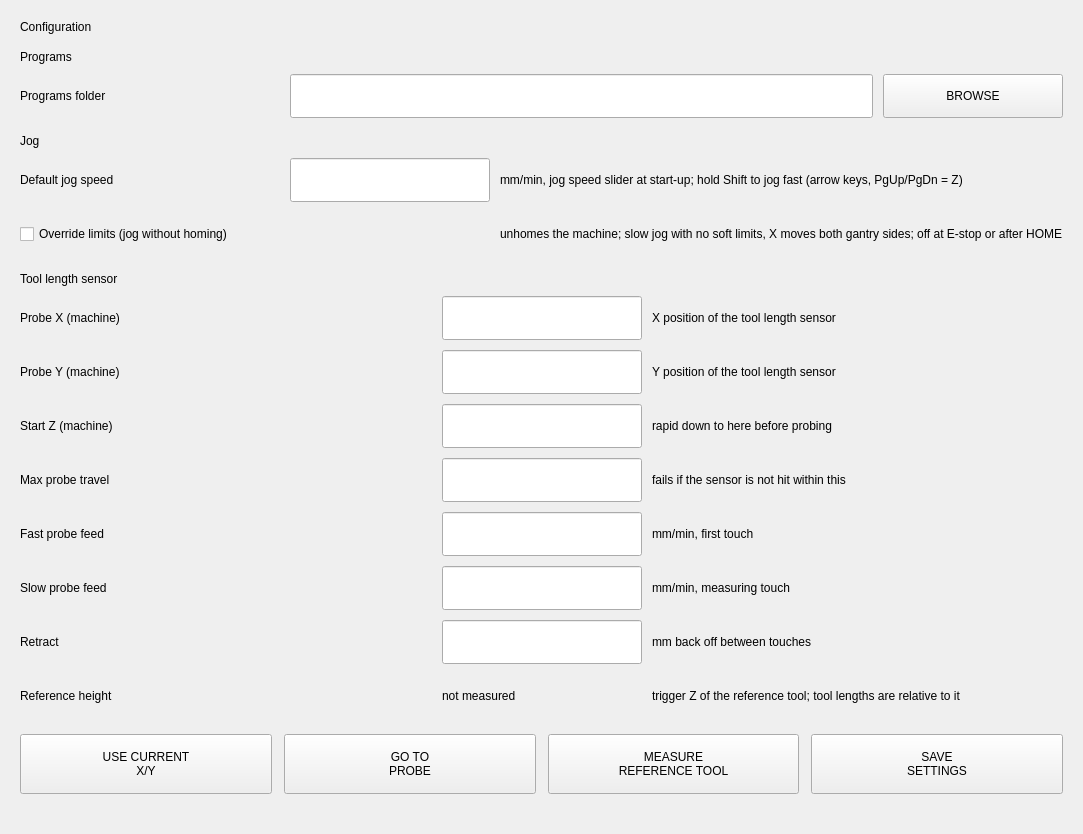
                <widget class="QWidget" name="page_config">
                  <layout class="QVBoxLayout" name="lay_page_cfg">
                    <property name="spacing">
                      <number>16</number>
                    </property>
                    <property name="leftMargin">
                      <number>20</number>
                    </property>
                    <property name="topMargin">
                      <number>20</number>
                    </property>
                    <property name="rightMargin">
                      <number>20</number>
                    </property>
                    <property name="bottomMargin">
                      <number>20</number>
                    </property>
                    <item>
                      <widget class="QLabel" name="lbl_cfg_title">
                        <property name="text">
                          <string>Configuration</string>
                        </property>
                      </widget>
                    </item>
                    <item>
                      <layout class="QGridLayout" name="grid_cfg_programs">
                        <property name="spacing">
                          <number>10</number>
                        </property>
                        <property name="leftMargin">
                          <number>0</number>
                        </property>
                        <property name="topMargin">
                          <number>0</number>
                        </property>
                        <property name="rightMargin">
                          <number>0</number>
                        </property>
                        <property name="bottomMargin">
                          <number>0</number>
                        </property>
                        <item row="0" column="0" rowspan="1" colspan="3">
                          <widget class="QLabel" name="hdr_cfg_programs">
                            <property name="text">
                              <string>Programs</string>
                            </property>
                          </widget>
                        </item>
                        <item row="1" column="0">
                          <widget class="QLabel" name="lbl_cfg_program_dir">
                            <property name="minimumSize">
                              <size>
                                <width>260</width>
                                <height>44</height>
                              </size>
                            </property>
                            <property name="text">
                              <string>Programs folder</string>
                            </property>
                          </widget>
                        </item>
                        <item row="1" column="1">
                          <widget class="QLineEdit" name="cfg_program_dir">
                            <property name="minimumSize">
                              <size>
                                <width>0</width>
                                <height>44</height>
                              </size>
                            </property>
                            <property name="maximumSize">
                              <size>
                                <width>16777215</width>
                                <height>44</height>
                              </size>
                            </property>
                          </widget>
                        </item>
                        <item row="1" column="2">
                          <widget class="QPushButton" name="btn_cfg_browse_dir">
                            <property name="minimumSize">
                              <size>
                                <width>180</width>
                                <height>44</height>
                              </size>
                            </property>
                            <property name="maximumSize">
                              <size>
                                <width>180</width>
                                <height>44</height>
                              </size>
                            </property>
                            <property name="text">
                              <string>BROWSE</string>
                            </property>
                          </widget>
                        </item>
                      </layout>
                    </item>
                    <item>
                      <layout class="QGridLayout" name="grid_cfg_jog">
                        <property name="spacing">
                          <number>10</number>
                        </property>
                        <property name="leftMargin">
                          <number>0</number>
                        </property>
                        <property name="topMargin">
                          <number>0</number>
                        </property>
                        <property name="rightMargin">
                          <number>0</number>
                        </property>
                        <property name="bottomMargin">
                          <number>0</number>
                        </property>
                        <item row="0" column="0" rowspan="1" colspan="3">
                          <widget class="QLabel" name="hdr_cfg_jog">
                            <property name="text">
                              <string>Jog</string>
                            </property>
                          </widget>
                        </item>
                        <item row="1" column="0">
                          <widget class="QLabel" name="lbl_cfg_jog_default">
                            <property name="minimumSize">
                              <size>
                                <width>260</width>
                                <height>44</height>
                              </size>
                            </property>
                            <property name="text">
                              <string>Default jog speed</string>
                            </property>
                          </widget>
                        </item>
                        <item row="1" column="1">
                          <widget class="QLineEdit" name="cfg_jog_default">
                            <property name="minimumSize">
                              <size>
                                <width>200</width>
                                <height>44</height>
                              </size>
                            </property>
                            <property name="maximumSize">
                              <size>
                                <width>200</width>
                                <height>44</height>
                              </size>
                            </property>
                          </widget>
                        </item>
                        <item row="1" column="2">
                          <widget class="QLabel" name="hint_cfg_jog_default">
                            <property name="text">
                              <string>mm/min, jog speed slider at start-up; hold Shift to jog fast (arrow keys, PgUp/PgDn = Z)</string>
                            </property>
                          </widget>
                        </item>
                        <item row="2" column="0" rowspan="1" colspan="2">
                          <widget class="QCheckBox" name="cfg_override_limits">
                            <property name="minimumSize">
                              <size>
                                <width>0</width>
                                <height>44</height>
                              </size>
                            </property>
                            <property name="text">
                              <string>Override limits (jog without homing)</string>
                            </property>
                          </widget>
                        </item>
                        <item row="2" column="2">
                          <widget class="QLabel" name="hint_cfg_override_limits">
                            <property name="text">
                              <string>unhomes the machine; slow jog with no soft limits, X moves both gantry sides; off at E-stop or after HOME</string>
                            </property>
                          </widget>
                        </item>
                      </layout>
                    </item>
                    <item>
                      <layout class="QGridLayout" name="grid_cfg">
                        <property name="spacing">
                          <number>10</number>
                        </property>
                        <property name="leftMargin">
                          <number>0</number>
                        </property>
                        <property name="topMargin">
                          <number>0</number>
                        </property>
                        <property name="rightMargin">
                          <number>0</number>
                        </property>
                        <property name="bottomMargin">
                          <number>0</number>
                        </property>
                        <item row="0" column="0" rowspan="1" colspan="3">
                          <widget class="QLabel" name="hdr_cfg_probe">
                            <property name="text">
                              <string>Tool length sensor</string>
                            </property>
                          </widget>
                        </item>
                        <item row="1" column="0">
                          <widget class="QLabel" name="lbl_cfg_probe_x">
                            <property name="minimumSize">
                              <size>
                                <width>260</width>
                                <height>44</height>
                              </size>
                            </property>
                            <property name="text">
                              <string>Probe X (machine)</string>
                            </property>
                          </widget>
                        </item>
                        <item row="1" column="1">
                          <widget class="QLineEdit" name="cfg_probe_x">
                            <property name="minimumSize">
                              <size>
                                <width>200</width>
                                <height>44</height>
                              </size>
                            </property>
                            <property name="maximumSize">
                              <size>
                                <width>200</width>
                                <height>44</height>
                              </size>
                            </property>
                          </widget>
                        </item>
                        <item row="1" column="2">
                          <widget class="QLabel" name="hint_cfg_probe_x">
                            <property name="text">
                              <string>X position of the tool length sensor</string>
                            </property>
                          </widget>
                        </item>
                        <item row="2" column="0">
                          <widget class="QLabel" name="lbl_cfg_probe_y">
                            <property name="minimumSize">
                              <size>
                                <width>260</width>
                                <height>44</height>
                              </size>
                            </property>
                            <property name="text">
                              <string>Probe Y (machine)</string>
                            </property>
                          </widget>
                        </item>
                        <item row="2" column="1">
                          <widget class="QLineEdit" name="cfg_probe_y">
                            <property name="minimumSize">
                              <size>
                                <width>200</width>
                                <height>44</height>
                              </size>
                            </property>
                            <property name="maximumSize">
                              <size>
                                <width>200</width>
                                <height>44</height>
                              </size>
                            </property>
                          </widget>
                        </item>
                        <item row="2" column="2">
                          <widget class="QLabel" name="hint_cfg_probe_y">
                            <property name="text">
                              <string>Y position of the tool length sensor</string>
                            </property>
                          </widget>
                        </item>
                        <item row="3" column="0">
                          <widget class="QLabel" name="lbl_cfg_probe_start_z">
                            <property name="minimumSize">
                              <size>
                                <width>260</width>
                                <height>44</height>
                              </size>
                            </property>
                            <property name="text">
                              <string>Start Z (machine)</string>
                            </property>
                          </widget>
                        </item>
                        <item row="3" column="1">
                          <widget class="QLineEdit" name="cfg_probe_start_z">
                            <property name="minimumSize">
                              <size>
                                <width>200</width>
                                <height>44</height>
                              </size>
                            </property>
                            <property name="maximumSize">
                              <size>
                                <width>200</width>
                                <height>44</height>
                              </size>
                            </property>
                          </widget>
                        </item>
                        <item row="3" column="2">
                          <widget class="QLabel" name="hint_cfg_probe_start_z">
                            <property name="text">
                              <string>rapid down to here before probing</string>
                            </property>
                          </widget>
                        </item>
                        <item row="4" column="0">
                          <widget class="QLabel" name="lbl_cfg_probe_max">
                            <property name="minimumSize">
                              <size>
                                <width>260</width>
                                <height>44</height>
                              </size>
                            </property>
                            <property name="text">
                              <string>Max probe travel</string>
                            </property>
                          </widget>
                        </item>
                        <item row="4" column="1">
                          <widget class="QLineEdit" name="cfg_probe_max">
                            <property name="minimumSize">
                              <size>
                                <width>200</width>
                                <height>44</height>
                              </size>
                            </property>
                            <property name="maximumSize">
                              <size>
                                <width>200</width>
                                <height>44</height>
                              </size>
                            </property>
                          </widget>
                        </item>
                        <item row="4" column="2">
                          <widget class="QLabel" name="hint_cfg_probe_max">
                            <property name="text">
                              <string>fails if the sensor is not hit within this</string>
                            </property>
                          </widget>
                        </item>
                        <item row="5" column="0">
                          <widget class="QLabel" name="lbl_cfg_probe_fast">
                            <property name="minimumSize">
                              <size>
                                <width>260</width>
                                <height>44</height>
                              </size>
                            </property>
                            <property name="text">
                              <string>Fast probe feed</string>
                            </property>
                          </widget>
                        </item>
                        <item row="5" column="1">
                          <widget class="QLineEdit" name="cfg_probe_fast">
                            <property name="minimumSize">
                              <size>
                                <width>200</width>
                                <height>44</height>
                              </size>
                            </property>
                            <property name="maximumSize">
                              <size>
                                <width>200</width>
                                <height>44</height>
                              </size>
                            </property>
                          </widget>
                        </item>
                        <item row="5" column="2">
                          <widget class="QLabel" name="hint_cfg_probe_fast">
                            <property name="text">
                              <string>mm/min, first touch</string>
                            </property>
                          </widget>
                        </item>
                        <item row="6" column="0">
                          <widget class="QLabel" name="lbl_cfg_probe_slow">
                            <property name="minimumSize">
                              <size>
                                <width>260</width>
                                <height>44</height>
                              </size>
                            </property>
                            <property name="text">
                              <string>Slow probe feed</string>
                            </property>
                          </widget>
                        </item>
                        <item row="6" column="1">
                          <widget class="QLineEdit" name="cfg_probe_slow">
                            <property name="minimumSize">
                              <size>
                                <width>200</width>
                                <height>44</height>
                              </size>
                            </property>
                            <property name="maximumSize">
                              <size>
                                <width>200</width>
                                <height>44</height>
                              </size>
                            </property>
                          </widget>
                        </item>
                        <item row="6" column="2">
                          <widget class="QLabel" name="hint_cfg_probe_slow">
                            <property name="text">
                              <string>mm/min, measuring touch</string>
                            </property>
                          </widget>
                        </item>
                        <item row="7" column="0">
                          <widget class="QLabel" name="lbl_cfg_probe_retract">
                            <property name="minimumSize">
                              <size>
                                <width>260</width>
                                <height>44</height>
                              </size>
                            </property>
                            <property name="text">
                              <string>Retract</string>
                            </property>
                          </widget>
                        </item>
                        <item row="7" column="1">
                          <widget class="QLineEdit" name="cfg_probe_retract">
                            <property name="minimumSize">
                              <size>
                                <width>200</width>
                                <height>44</height>
                              </size>
                            </property>
                            <property name="maximumSize">
                              <size>
                                <width>200</width>
                                <height>44</height>
                              </size>
                            </property>
                          </widget>
                        </item>
                        <item row="7" column="2">
                          <widget class="QLabel" name="hint_cfg_probe_retract">
                            <property name="text">
                              <string>mm back off between touches</string>
                            </property>
                          </widget>
                        </item>
                        <item row="8" column="0">
                          <widget class="QLabel" name="lbl_cfg_ref">
                            <property name="minimumSize">
                              <size>
                                <width>260</width>
                                <height>44</height>
                              </size>
                            </property>
                            <property name="text">
                              <string>Reference height</string>
                            </property>
                          </widget>
                        </item>
                        <item row="8" column="1">
                          <widget class="QLabel" name="cfg_probe_ref">
                            <property name="minimumSize">
                              <size>
                                <width>200</width>
                                <height>44</height>
                              </size>
                            </property>
                            <property name="maximumSize">
                              <size>
                                <width>200</width>
                                <height>44</height>
                              </size>
                            </property>
                            <property name="text">
                              <string>not measured</string>
                            </property>
                          </widget>
                        </item>
                        <item row="8" column="2">
                          <widget class="QLabel" name="hint_cfg_ref">
                            <property name="text">
                              <string>trigger Z of the reference tool; tool lengths are relative to it</string>
                            </property>
                          </widget>
                        </item>
                      </layout>
                    </item>
                    <item>
                      <layout class="QHBoxLayout" name="lay_cfg_btns">
                        <property name="spacing">
                          <number>12</number>
                        </property>
                        <property name="leftMargin">
                          <number>0</number>
                        </property>
                        <property name="topMargin">
                          <number>0</number>
                        </property>
                        <property name="rightMargin">
                          <number>0</number>
                        </property>
                        <property name="bottomMargin">
                          <number>0</number>
                        </property>
                        <item>
                          <widget class="QPushButton" name="btn_cfg_teach_xy">
                            <property name="minimumSize">
                              <size>
                                <width>0</width>
                                <height>60</height>
                              </size>
                            </property>
                            <property name="maximumSize">
                              <size>
                                <width>16777215</width>
                                <height>60</height>
                              </size>
                            </property>
                            <property name="text">
                              <string>USE CURRENT
X/Y</string>
                            </property>
                          </widget>
                        </item>
                        <item>
                          <widget class="QPushButton" name="btn_cfg_goto_probe">
                            <property name="minimumSize">
                              <size>
                                <width>0</width>
                                <height>60</height>
                              </size>
                            </property>
                            <property name="maximumSize">
                              <size>
                                <width>16777215</width>
                                <height>60</height>
                              </size>
                            </property>
                            <property name="text">
                              <string>GO TO
PROBE</string>
                            </property>
                          </widget>
                        </item>
                        <item>
                          <widget class="QPushButton" name="btn_cfg_set_ref">
                            <property name="minimumSize">
                              <size>
                                <width>0</width>
                                <height>60</height>
                              </size>
                            </property>
                            <property name="maximumSize">
                              <size>
                                <width>16777215</width>
                                <height>60</height>
                              </size>
                            </property>
                            <property name="text">
                              <string>MEASURE
REFERENCE TOOL</string>
                            </property>
                          </widget>
                        </item>
                        <item>
                          <widget class="QPushButton" name="btn_cfg_save">
                            <property name="minimumSize">
                              <size>
                                <width>0</width>
                                <height>60</height>
                              </size>
                            </property>
                            <property name="maximumSize">
                              <size>
                                <width>16777215</width>
                                <height>60</height>
                              </size>
                            </property>
                            <property name="text">
                              <string>SAVE
SETTINGS</string>
                            </property>
                          </widget>
                        </item>
                      </layout>
                    </item>
                    <item>
                      <spacer name="sp_lay_page_cfg_11">
                        <property name="orientation">
                          <enum>Qt::Vertical</enum>
                        </property>
                        <property name="sizeType">
                          <enum>QSizePolicy::Expanding</enum>
                        </property>
                        <property name="sizeHint" stdset="0">
                          <size>
                            <width>20</width>
                            <height>20</height>
                          </size>
                        </property>
                      </spacer>
                    </item>
                  </layout>
                </widget>
